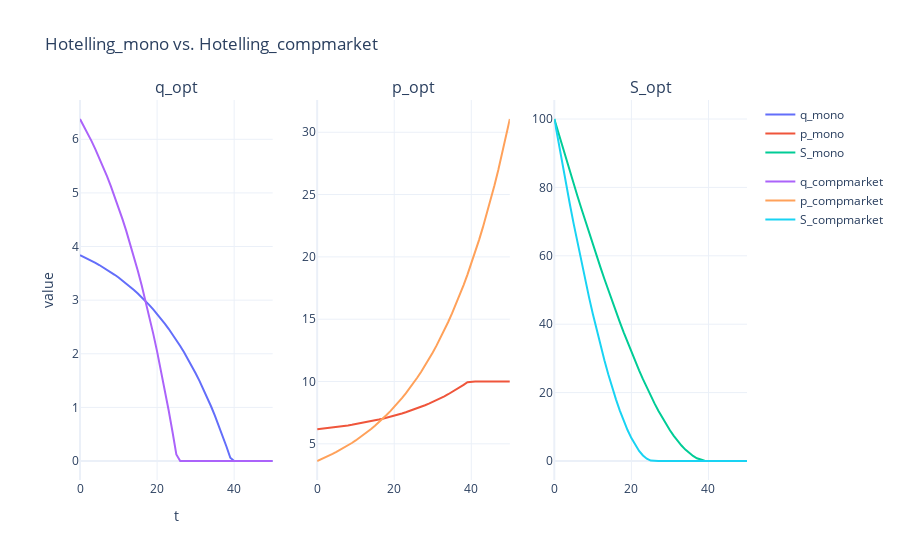

The notebook cell saved with this chart:
### Markdown cell above
*Explanaiton for solution*: \
Modelling Hotelling in perfect market competition can be tricky! This is why I want to show you first a version of the model, which runs through but gives faulty results. For interested students, I listed all the debugging steps I took to get reasonable results. **You can jump directly to step 4, if you are only interested the final fix.**
1. Runing the model with just the constraint *c_total_extr()* gives negative values for q and S. We choose to add additional constraints, which however do not solve the problem. 

2. Depending on your package versioning that you use, you might receive the following warning: \
        ```DeprecationWarning:
        Conversion of an array with ndim > 0 to a scalar is deprecated, and will error in future. Ensure you extract a single element from your array before performing this operation. (Deprecated NumPy 1.25.)
        ``` 
        Through some debugging you can find out, that $p_{opt}$ gets passed into the functions f_p() etc. as a 1D array, which causes a warning because it is used as single value object within the functions. You can solve this by calling the first and only value of the array using i_p0[0]. 

3. Optimization problems in software can have wildly varying results dependent on the solver "engine" and starting values. scipy.optimize offers a large number of solvers. If your results look strange, it is a good idea to check different methods. 

4. Despite all these debugging efforts and additional constraints, $q$ and $S$ still have a negative range. Since $S$ is dependent on $q$ we focus on $f_q()$ to solve our issue. A possibility is to simply set the constraint of non negativity into the function of the state variable itself. 

You don't need to learn all these steps by heart! They are more an example on how you can go about debugging your models.

### Code cell
def hotelling_compmarket(T = 50, S0 = 100, a = 10, b = 1, c = 1, r = 0.05):

    # Sets & Parameters --------------------------------
    # rho = 1/(1+r)**np.arange(T+1)
    rho = np.array([1/(1+r)**t for t in range(T+1)])

    # State Variables -----------------------------------
    def f_p(i_p0):
        p = np.zeros(T+1)
        p[0] = i_p0
        for t in range(1, T+1):
            p[t] = c + (i_p0 - c) * (1 + r) ** t
        return p
    
    def f_q(i_p0):
        p = f_p(i_p0)
        q = (a - p) / b
        q[q<0] = 0                  # 4) This line subselects all negative q values given the price development and forces them to be 0. 
        return q
    
    
    # Objective Function -------------------------------
    def f_obj(i_p0):
        i_p0_val = i_p0[0]      # 2) call i_p0 truely as value not as 1D array
        q = f_q(i_p0_val)
        p = f_p(i_p0_val)
        # q, p = f_q(i_p0), f_p(i_p0)

        obj_value = sum(rho[t] * (q[t] * (p[t] - c)) for t in range(T+1))
        # obj_value = sum(rho * (q * (p - c)))
        return -1* obj_value

    # Decision Variables -------------------------------
    p0_start = a/2
    bnds = [(0, a)]

    # Constraints --------------------------------------
    def c_total_extr(i_p0):
        i_p0_val = i_p0[0]
        q = f_q(i_p0_val)
        return S0 - sum(q)
    
    def c_non_negative_S(i_p0):           # 1) Additional Constraint 1
        i_p0_val = i_p0[0]
        q = f_q(i_p0_val)
        S = np.zeros(T+1)
        S[0] = S0
        for t in range(1, T+1):
            S[t] = S[t-1] - q[t-1]
        return S
    
    def c_non_negative_q(i_p0):     # 1) Additional Constraint 2, which does not really solve the problem 
        i_p0_val = i_p0[0]
        q = f_q(i_p0_val)
        return q
    
    cnstr = [
        {'type': 'eq', 'fun': c_total_extr, }, 
        {'type': 'ineq', 'fun': c_non_negative_S,},
        {'type': 'ineq', 'fun': c_non_negative_q}, 
    ]

    # Run Optimization ---------------------------------
    results = opt.minimize(f_obj, p0_start, bounds=bnds, 
                           constraints=cnstr,
                        #    method='COBYQA',           # 3) maybe you need a different solver method / engine to get solid results
                           options={'disp': False}
                        )
    
    # Results ------------------------------------------
    p0_opt = results.x[0]
    q_opt = f_q(p0_opt)
    p_opt = f_p(p0_opt)

    def f_S(i_q): 
        S = np.zeros(T+1)
        S[0] = S0
        for t in range(1, T+1):
            S[t] = S[t-1] - i_q[t-1]
        return S
    S_opt = f_S(q_opt)

    df = pd.DataFrame({
        't': range(T+1),
        'q_opt': q_opt,
        'S_opt': S_opt,
        'p_opt': p_opt,
    })

    return df


df_hotelling_compmarket = hotelling_compmarket()
df_hotelling_mono = hotelling_mono()


# Plot Results -------------------------------------
fig_mono_compmarket = make_subplots(rows=1, cols=3, subplot_titles=('q_opt', 'p_opt', 'S_opt'))
add_trace_to_subplot_hotelling(fig_mono_compmarket, df_hotelling_mono, 'mono')
add_trace_to_subplot_hotelling(fig_mono_compmarket, df_hotelling_compmarket, 'compmarket')

fig_mono_compmarket.update_layout(title='Hotelling_mono vs. Hotelling_compmarket', xaxis_title='t', yaxis_title='value', template='plotly_white')
fig_mono_compmarket.write_html('hotelling_compmarket_corrected.html')
fig_mono_compmarket.show()

### Figure 1 — Plotly figure (JSON) as saved in the notebook; plotly's stock layout.template omitted (floating-point values rounded to 4 significant figures)
{"data": [{"legendgroup": "mono", "mode": "lines", "name": "q_mono", "showlegend": true, "type": "scatter", "x": [0, 1, 2, 3, 4, 5, 6, 7, 8, 9, 10, 11, 12, 13, 14, 15, 16, 17, 18, 19, 20, 21, 22, 23, 24, 25, 26, 27, 28, 29, 30, 31, 32, 33, 34, 35, 36, 37, 38, 39, 40, 41, 42, 43, 44, 45, 46, 47, 48, 49, 50], "xaxis": "x", "y": [3.838, 3.805, 3.77, 3.733, 3.695, 3.655, 3.613, 3.568, 3.522, 3.473, 3.421, 3.367, 3.311, 3.251, 3.189, 3.123, 3.054, 2.982, 2.906, 2.827, 2.743, 2.655, 2.563, 2.466, 2.364, 2.257, 2.145, 2.027, 1.904, 1.774, 1.638, 1.495, 1.345, 1.187, 1.021, 0.8467, 0.6639, 0.472, 0.2709, 0.06048, 0, 0, 7.687e-17, 2.487e-18, 0, 7.7e-17, 0, 2.151e-16, 0, 2.217e-16, 0], "yaxis": "y"}, {"legendgroup": "mono", "mode": "lines", "name": "p_mono", "showlegend": true, "type": "scatter", "x": [0, 1, 2, 3, 4, 5, 6, 7, 8, 9, 10, 11, 12, 13, 14, 15, 16, 17, 18, 19, 20, 21, 22, 23, 24, 25, 26, 27, 28, 29, 30, 31, 32, 33, 34, 35, 36, 37, 38, 39, 40, 41, 42, 43, 44, 45, 46, 47, 48, 49, 50], "xaxis": "x2", "y": [6.162, 6.195, 6.23, 6.267, 6.305, 6.345, 6.387, 6.432, 6.478, 6.527, 6.579, 6.633, 6.689, 6.749, 6.811, 6.877, 6.946, 7.018, 7.094, 7.173, 7.257, 7.345, 7.437, 7.534, 7.636, 7.743, 7.855, 7.973, 8.096, 8.226, 8.362, 8.505, 8.655, 8.813, 8.979, 9.153, 9.336, 9.528, 9.729, 9.94, 10, 10, 10, 10, 10, 10, 10, 10, 10, 10, 10], "yaxis": "y2"}, {"legendgroup": "mono", "mode": "lines", "name": "S_mono", "showlegend": true, "type": "scatter", "x": [0, 1, 2, 3, 4, 5, 6, 7, 8, 9, 10, 11, 12, 13, 14, 15, 16, 17, 18, 19, 20, 21, 22, 23, 24, 25, 26, 27, 28, 29, 30, 31, 32, 33, 34, 35, 36, 37, 38, 39, 40, 41, 42, 43, 44, 45, 46, 47, 48, 49, 50], "xaxis": "x3", "y": [100, 96.16, 92.36, 88.59, 84.85, 81.16, 77.5, 73.89, 70.32, 66.8, 63.33, 59.91, 56.54, 53.23, 49.98, 46.79, 43.67, 40.61, 37.63, 34.72, 31.9, 29.15, 26.5, 23.94, 21.47, 19.11, 16.85, 14.7, 12.68, 10.77, 8.999, 7.361, 5.866, 4.522, 3.335, 2.314, 1.467, 0.8034, 0.3314, 0.06048, -5.643e-14, -5.643e-14, -5.643e-14, -5.651e-14, -5.651e-14, -5.651e-14, -5.659e-14, -5.659e-14, -5.681e-14, -5.681e-14, -5.703e-14], "yaxis": "y3"}, {"legendgroup": "compmarket", "mode": "lines", "name": "q_compmarket", "showlegend": true, "type": "scatter", "x": [0, 1, 2, 3, 4, 5, 6, 7, 8, 9, 10, 11, 12, 13, 14, 15, 16, 17, 18, 19, 20, 21, 22, 23, 24, 25, 26, 27, 28, 29, 30, 31, 32, 33, 34, 35, 36, 37, 38, 39, 40, 41, 42, 43, 44, 45, 46, 47, 48, 49, 50], "xaxis": "x", "y": [6.378, 6.247, 6.11, 5.965, 5.813, 5.654, 5.487, 5.311, 5.127, 4.933, 4.73, 4.516, 4.292, 4.057, 3.809, 3.55, 3.277, 2.991, 2.691, 2.375, 2.044, 1.696, 1.331, 0.9476, 0.545, 0.1223, 0, 0, 0, 0, 0, 0, 0, 0, 0, 0, 0, 0, 0, 0, 0, 0, 0, 0, 0, 0, 0, 0, 0, 0, 0], "yaxis": "y"}, {"legendgroup": "compmarket", "mode": "lines", "name": "p_compmarket", "showlegend": true, "type": "scatter", "x": [0, 1, 2, 3, 4, 5, 6, 7, 8, 9, 10, 11, 12, 13, 14, 15, 16, 17, 18, 19, 20, 21, 22, 23, 24, 25, 26, 27, 28, 29, 30, 31, 32, 33, 34, 35, 36, 37, 38, 39, 40, 41, 42, 43, 44, 45, 46, 47, 48, 49, 50], "xaxis": "x2", "y": [3.622, 3.753, 3.89, 4.035, 4.187, 4.346, 4.513, 4.689, 4.873, 5.067, 5.27, 5.484, 5.708, 5.943, 6.191, 6.45, 6.723, 7.009, 7.309, 7.625, 7.956, 8.304, 8.669, 9.052, 9.455, 9.878, 10.32, 10.79, 11.28, 11.79, 12.33, 12.9, 13.49, 14.12, 14.77, 15.46, 16.18, 16.94, 17.74, 18.58, 19.46, 20.38, 21.35, 22.37, 23.43, 24.56, 25.73, 26.97, 28.27, 29.63, 31.06], "yaxis": "y2"}, {"legendgroup": "compmarket", "mode": "lines", "name": "S_compmarket", "showlegend": true, "type": "scatter", "x": [0, 1, 2, 3, 4, 5, 6, 7, 8, 9, 10, 11, 12, 13, 14, 15, 16, 17, 18, 19, 20, 21, 22, 23, 24, 25, 26, 27, 28, 29, 30, 31, 32, 33, 34, 35, 36, 37, 38, 39, 40, 41, 42, 43, 44, 45, 46, 47, 48, 49, 50], "xaxis": "x3", "y": [100, 93.62, 87.37, 81.26, 75.3, 69.49, 63.83, 58.35, 53.03, 47.91, 42.97, 38.24, 33.73, 29.44, 25.38, 21.57, 18.02, 14.74, 11.75, 9.062, 6.686, 4.642, 2.946, 1.615, 0.6673, 0.1223, -1.185e-08, -1.185e-08, -1.185e-08, -1.185e-08, -1.185e-08, -1.185e-08, -1.185e-08, -1.185e-08, -1.185e-08, -1.185e-08, -1.185e-08, -1.185e-08, -1.185e-08, -1.185e-08, -1.185e-08, -1.185e-08, -1.185e-08, -1.185e-08, -1.185e-08, -1.185e-08, -1.185e-08, -1.185e-08, -1.185e-08, -1.185e-08, -1.185e-08], "yaxis": "y3"}], "layout": {"annotations": [{"font": {"size": 16}, "showarrow": false, "text": "q_opt", "x": 0.1444, "xanchor": "center", "xref": "paper", "y": 1, "yanchor": "bottom", "yref": "paper"}, {"font": {"size": 16}, "showarrow": false, "text": "p_opt", "x": 0.5, "xanchor": "center", "xref": "paper", "y": 1, "yanchor": "bottom", "yref": "paper"}, {"font": {"size": 16}, "showarrow": false, "text": "S_opt", "x": 0.8556, "xanchor": "center", "xref": "paper", "y": 1, "yanchor": "bottom", "yref": "paper"}], "title": {"text": "Hotelling_mono vs. Hotelling_compmarket"}, "xaxis": {"anchor": "y", "domain": [0, 0.2889], "title": {"text": "t"}}, "xaxis2": {"anchor": "y2", "domain": [0.3556, 0.6444]}, "xaxis3": {"anchor": "y3", "domain": [0.7111, 1]}, "yaxis": {"anchor": "x", "domain": [0, 1], "title": {"text": "value"}}, "yaxis2": {"anchor": "x2", "domain": [0, 1]}, "yaxis3": {"anchor": "x3", "domain": [0, 1]}}}
